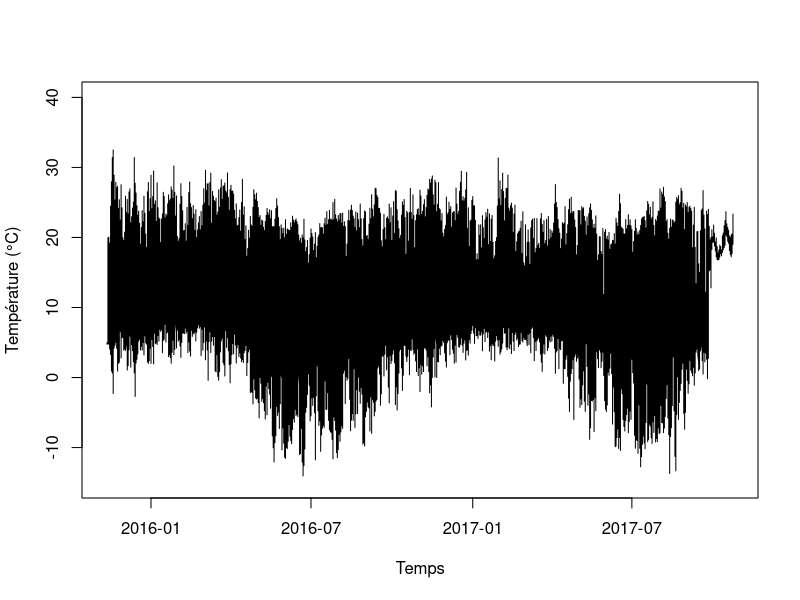
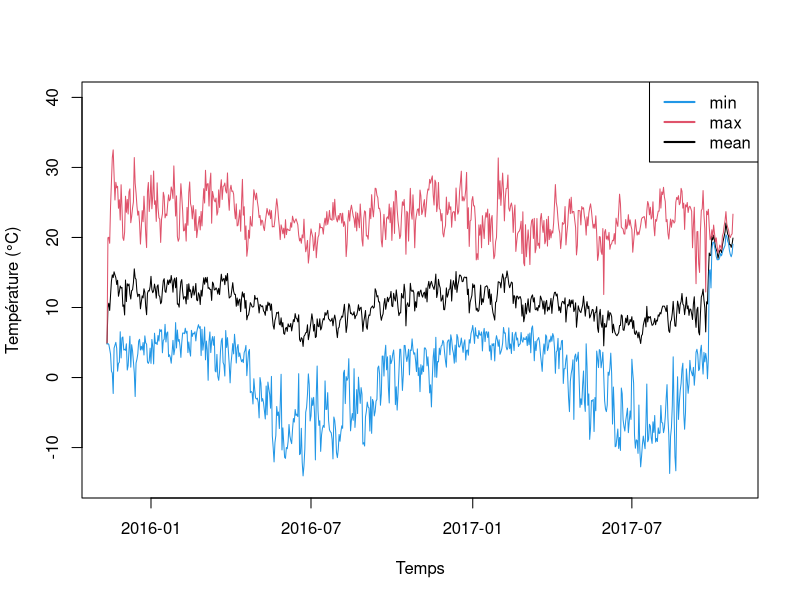
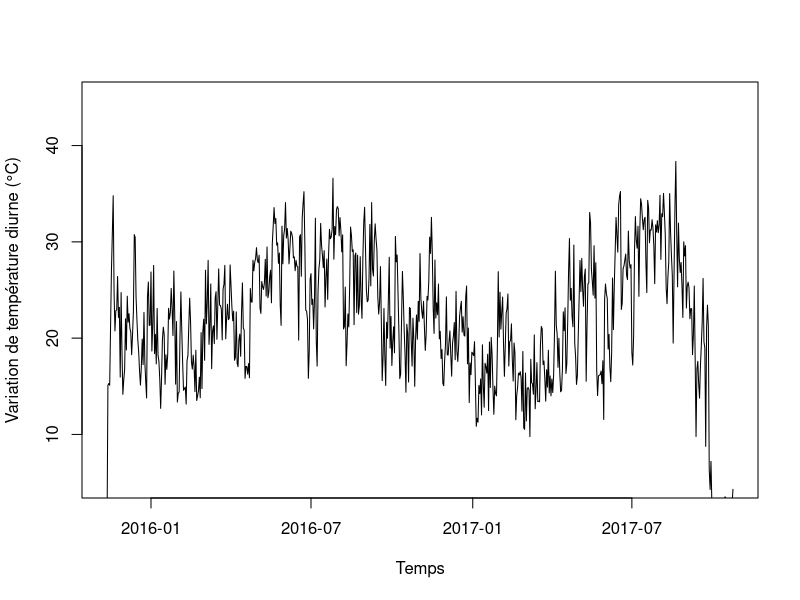
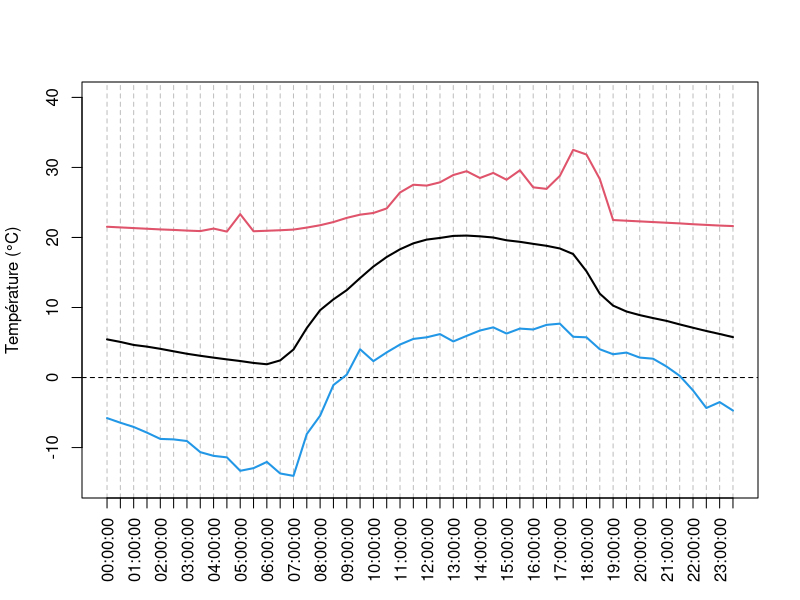
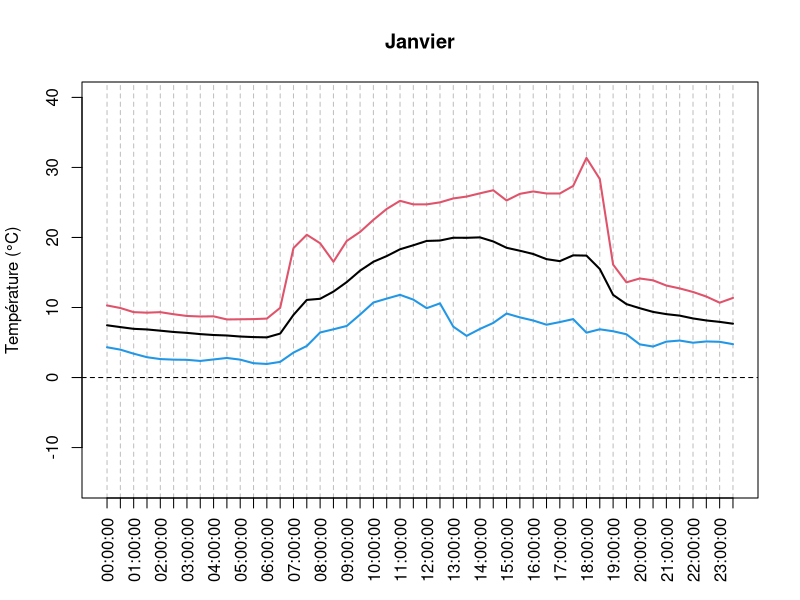
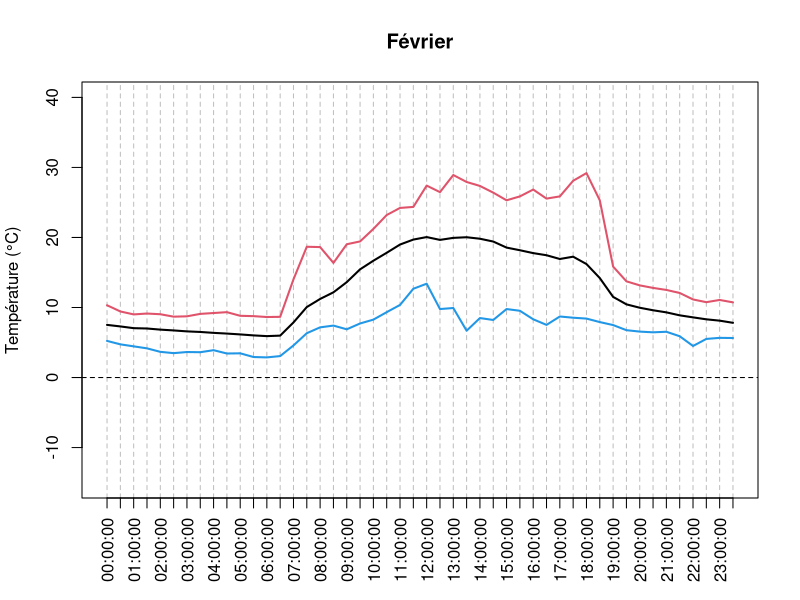
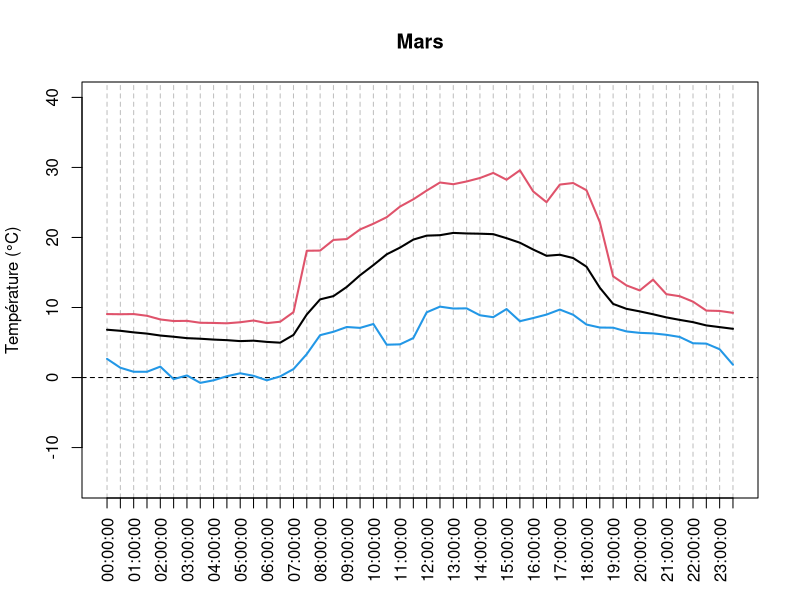
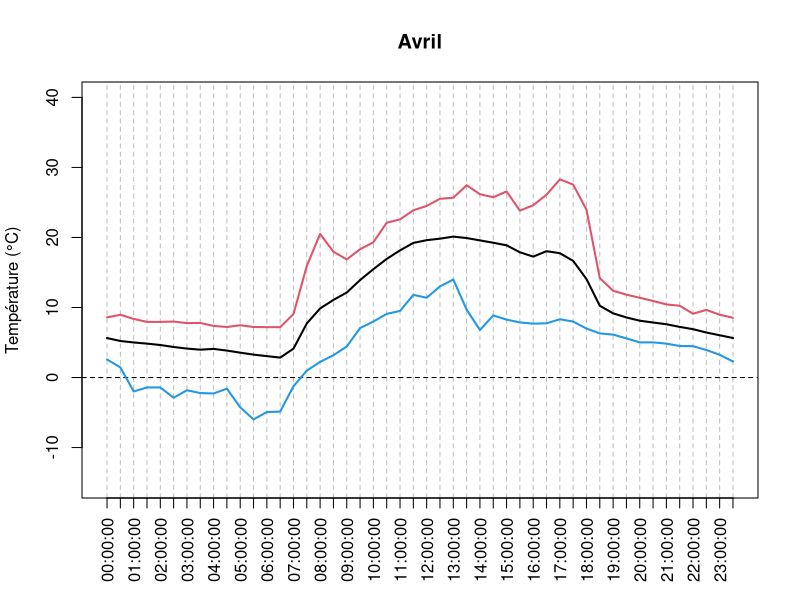

The R script that drew these images, in order:
## ---- chunk 1
bdd <- read.table("myFiles/E05C13.csv", skip = 1, header = TRUE, 
  sep = ",", dec = ".", stringsAsFactors = FALSE)
colnames(bdd) <- c("id", "date", "temp")
head(bdd)
tail(bdd)
str(bdd)
## ---- chunk 2
strsplit("11/12/15 23:00:00", split = " ")
## ---- chunk 3
strsplit("11/12/15 23:00:00", split = " ")[[1]]
## ---- chunk 4
bddDay <- sapply(strsplit(bdd[, 2], split = " "), "[[", 1)
head(bddDay)
## ---- chunk 5
bddDay <- as.factor(sapply(strsplit(bdd[, 2], split = " "), "[[", 1))
head(bddDay)
## ---- chunk 6
bddDay <- as.factor(sapply(strsplit(bdd[, 2], split = " "), "[[", 1))
udate <- unique(bddDay)
lev <- udate[sort.list(as.POSIXct(strptime(udate, "%m/%d/%y")))]
bddDay <- factor(bddDay, levels = lev)
head(bddDay)
## ---- chunk 7
bdd$bddDay <- bddDay
bdd$bddHour <- as.factor(sapply(strsplit(bdd[, 2], split = " "), "[[", 2))
head(bdd)
## ---- chunk 8
plot(x = as.Date(bdd$bddDay, format = "%m/%d/%y"), y = bdd$temp, 
	type = 'l', ylim = c(-15, 40), 
	xlab = "Temps", ylab = "Température (°C)")
## ---- chunk 9
tempDayMean <- aggregate(x = bdd[, 3], by = list(bdd[, 4]), FUN = mean)
tempDayMin <- aggregate(x = bdd[, 3], by = list(bdd[, 4]), FUN = min)
tempDayMax <- aggregate(x = bdd[, 3], by = list(bdd[, 4]), FUN = max)
plot(x = as.Date(tempDayMean[, 1], format = "%m/%d/%y"), 
	y = tempDayMean[, 2], type = 'l', ylim = c(-15, 40), 
	xlab = "Temps", ylab = "Température (°C)")
points(x = as.Date(tempDayMin[, 1], format = "%m/%d/%y"), 
	y = tempDayMin[, 2], type = 'l', col = 4)
points(x = as.Date(tempDayMax[, 1], format = "%m/%d/%y"), 
	y = tempDayMax[, 2], type = 'l', col = 2)
legend("topright", legend = c("min", "max", "mean"), 
  lty = 1, lwd = 2, col = c(4, 2, 1))
## ---- chunk 10
tempDayTR <- tempDayMax[, 2] - tempDayMin[, 2]
plot(x = as.Date(tempDayMean[, 1], format = "%m/%d/%y"), 
	y = tempDayTR, type = 'l', ylim = c(5, 45), 
	xlab = "Temps", ylab = "Variation de température diurne (°C)")
## ---- chunk 11
tempHourMean <- aggregate(x = bdd[, 3], by = list(bdd[, 5]), FUN = mean)
tempHourMin <- aggregate(x = bdd[, 3], by = list(bdd[, 5]), FUN = min)
tempHourMax <- aggregate(x = bdd[, 3], by = list(bdd[, 5]), FUN = max)
hours <- seq(from = 0, to = 23.5, by = 0.5)
plot(x = hours, 
	y = tempHourMean[, 2], type = 'l', ylim = c(-15, 40), 
	xlab = "", ylab = "Température (°C)", lwd = 2, 
	xaxt = "n", panel.first = {
		abline(v = hours, col = "gray", lty = 2)
		abline(h = 0, lty = 2)	
	})
axis(side = 1, at = hours, labels = tempHourMean[, 1], las = 2)
points(x = hours, y = tempHourMin[, 2], type = 'l', col = 4, lwd = 2)
points(x = hours, y = tempHourMax[, 2], type = 'l', col = 2, lwd = 2)
## ---- chunk 12
meses <- c("Janvier", "Février", "Mars", "Avril", "Mai", "Juin", 
	"Juillet", "Août", "Septembre", "Octobre", "Novembre", "Décembre")
hours <- seq(from = 0, to = 23.5, by = 0.5)
bddMonth <- sapply(strsplit(as.character(bdd$bddDay), split = "/"), "[[", 1)
tempDayEachMonth <- lapply(sort(unique(bddMonth)), function(myMonth){
	bddX <- bdd[bddMonth == myMonth, ]
	tempHourMean <- aggregate(x = bddX[, 3], by = list(bddX[, 5]), FUN = mean)
	tempHourMin <- aggregate(x = bddX[, 3], by = list(bddX[, 5]), FUN = min)
	tempHourMax <- aggregate(x = bddX[, 3], by = list(bddX[, 5]), FUN = max)
	return(data.frame(tempHourMean, tempHourMin, tempHourMax))
})

for (i in seq_along(tempDayEachMonth)){
	plot(x = hours, y = tempDayEachMonth[[i]][, 2], 
		type = 'l', ylim = c(-15, 40), 
		xlab = "", ylab = "Température (°C)", lwd = 2, 
		main = meses[i],
		xaxt = "n", panel.first = {
			abline(v = hours, col = "gray", lty = 2)
			abline(h = 0, lty = 2)	
		})
	axis(side = 1, at = hours, labels = tempHourMean[, 1], las = 2)
	points(x = hours, y = tempDayEachMonth[[i]][, 4], 
		type = 'l', col = 4, lwd = 2)
	points(x = hours, y = tempDayEachMonth[[i]][, 6], 
		type = 'l', col = 2, lwd = 2)
}
## ---- chunk 13
plot(x = hours, y = tempDayEachMonth[[1]][, 2], type = 'n', ylim = c(-10, 35),
	xlab = "", ylab = "Température moyenne (°C)",
	xaxt = "n", 
	panel.first = {
		abline(v = hours, col = "gray", lty = 2)
		abline(h = 0, lty = 2)	
	})
axis(side = 1, at = hours, labels = tempHourMean[, 1], las = 2)
myColors <- c("#A6CEE3", "#1F78B4", "#B2DF8A", "#33A02C", "#FB9A99", 
	"#E31A1C", "#FDBF6F", "#FF7F00", "#CAB2D6", "#6A3D9A", "#FFFF99", 
	"#B15928")
for (i in seq_along(tempDayEachMonth)){
	points(x = hours, 
		y = tempDayEachMonth[[i]][, 2], 
		type = 'l', col = myColors[i], lwd = 2)
}
legend("topright", ncol = 4, legend = meses, col = myColors, 
	lty = 1, lwd = 2, cex = 0.8)

plot(x = hours, y = tempDayEachMonth[[1]][, 2], type = 'n', ylim = c(0, 30),
	xlab = "", ylab = "Variation de température diurne (°C)",
	xaxt = "n", 
	panel.first = {
		abline(v = hours, col = "gray", lty = 2)
		abline(h = 0, lty = 2)	
	})
axis(side = 1, at = hours, labels = tempHourMean[, 1], las = 2)
myColors <- c("#A6CEE3", "#1F78B4", "#B2DF8A", "#33A02C", "#FB9A99", 
	"#E31A1C", "#FDBF6F", "#FF7F00", "#CAB2D6", "#6A3D9A", "#FFFF99", 
	"#B15928")
for (i in seq_along(tempDayEachMonth)){
	points(x = hours, 
		y = tempDayEachMonth[[i]][, 6] - tempDayEachMonth[[i]][, 4], 
		type = 'l', col = myColors[i], lwd = 2)
}
legend("topright", ncol = 4, legend = meses, col = myColors, 
	lty = 1, lwd = 2, cex = 0.8)
